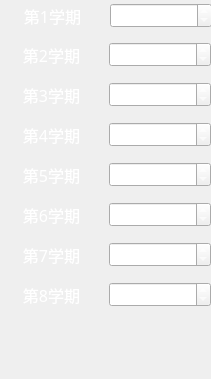
     <widget class="QWidget" name="page_3">
      <property name="geometry">
       <rect>
        <x>0</x>
        <y>0</y>
        <width>211</width>
        <height>379</height>
       </rect>
      </property>
      <attribute name="label">
       <string>学分设置</string>
      </attribute>
      <widget class="QWidget" name="layoutWidget">
       <property name="geometry">
        <rect>
         <x>1</x>
         <y>1</y>
         <width>211</width>
         <height>30</height>
        </rect>
       </property>
       <layout class="QHBoxLayout" name="horizontalLayout_2">
        <item>
         <widget class="QLabel" name="label_10">
          <property name="sizePolicy">
           <sizepolicy hsizetype="Minimum" vsizetype="Maximum">
            <horstretch>0</horstretch>
            <verstretch>0</verstretch>
           </sizepolicy>
          </property>
          <property name="font">
           <font>
            <family>微软雅黑</family>
            <pointsize>12</pointsize>
           </font>
          </property>
          <property name="styleSheet">
           <string notr="true">color: rgb(255, 255, 255);</string>
          </property>
          <property name="text">
           <string>第1学期</string>
          </property>
          <property name="alignment">
           <set>Qt::AlignCenter</set>
          </property>
         </widget>
        </item>
        <item>
         <widget class="QDoubleSpinBox" name="doubleSpinBox_d1">
          <property name="sizePolicy">
           <sizepolicy hsizetype="Minimum" vsizetype="Fixed">
            <horstretch>0</horstretch>
            <verstretch>0</verstretch>
           </sizepolicy>
          </property>
          <property name="font">
           <font>
            <family>微软雅黑</family>
           </font>
          </property>
          <property name="styleSheet">
           <string notr="true">color: rgb(255, 255, 255);</string>
          </property>
          <property name="decimals">
           <number>1</number>
          </property>
          <property name="maximum">
           <double>32.000000000000000</double>
          </property>
          <property name="singleStep">
           <double>0.500000000000000</double>
          </property>
          <property name="value">
           <double>20.000000000000000</double>
          </property>
         </widget>
        </item>
       </layout>
      </widget>
      <widget class="QWidget" name="layoutWidget_2">
       <property name="geometry">
        <rect>
         <x>0</x>
         <y>40</y>
         <width>211</width>
         <height>30</height>
        </rect>
       </property>
       <layout class="QHBoxLayout" name="horizontalLayout_5">
        <item>
         <widget class="QLabel" name="label_17">
          <property name="sizePolicy">
           <sizepolicy hsizetype="Minimum" vsizetype="Maximum">
            <horstretch>0</horstretch>
            <verstretch>0</verstretch>
           </sizepolicy>
          </property>
          <property name="font">
           <font>
            <family>微软雅黑</family>
            <pointsize>12</pointsize>
           </font>
          </property>
          <property name="styleSheet">
           <string notr="true">color: rgb(255, 255, 255);</string>
          </property>
          <property name="text">
           <string>第2学期</string>
          </property>
          <property name="alignment">
           <set>Qt::AlignCenter</set>
          </property>
         </widget>
        </item>
        <item>
         <widget class="QDoubleSpinBox" name="doubleSpinBox_d2">
          <property name="sizePolicy">
           <sizepolicy hsizetype="Minimum" vsizetype="Fixed">
            <horstretch>0</horstretch>
            <verstretch>0</verstretch>
           </sizepolicy>
          </property>
          <property name="font">
           <font>
            <family>微软雅黑</family>
           </font>
          </property>
          <property name="styleSheet">
           <string notr="true">color: rgb(255, 255, 255);</string>
          </property>
          <property name="decimals">
           <number>1</number>
          </property>
          <property name="maximum">
           <double>32.000000000000000</double>
          </property>
          <property name="singleStep">
           <double>0.500000000000000</double>
          </property>
          <property name="value">
           <double>20.000000000000000</double>
          </property>
         </widget>
        </item>
       </layout>
      </widget>
      <widget class="QWidget" name="layoutWidget_3">
       <property name="geometry">
        <rect>
         <x>0</x>
         <y>80</y>
         <width>211</width>
         <height>30</height>
        </rect>
       </property>
       <layout class="QHBoxLayout" name="horizontalLayout_6">
        <item>
         <widget class="QLabel" name="label_18">
          <property name="sizePolicy">
           <sizepolicy hsizetype="Minimum" vsizetype="Maximum">
            <horstretch>0</horstretch>
            <verstretch>0</verstretch>
           </sizepolicy>
          </property>
          <property name="font">
           <font>
            <family>微软雅黑</family>
            <pointsize>12</pointsize>
           </font>
          </property>
          <property name="styleSheet">
           <string notr="true">color: rgb(255, 255, 255);</string>
          </property>
          <property name="text">
           <string>第3学期</string>
          </property>
          <property name="alignment">
           <set>Qt::AlignCenter</set>
          </property>
         </widget>
        </item>
        <item>
         <widget class="QDoubleSpinBox" name="doubleSpinBox_d3">
          <property name="sizePolicy">
           <sizepolicy hsizetype="Minimum" vsizetype="Fixed">
            <horstretch>0</horstretch>
            <verstretch>0</verstretch>
           </sizepolicy>
          </property>
          <property name="font">
           <font>
            <family>微软雅黑</family>
           </font>
          </property>
          <property name="styleSheet">
           <string notr="true">color: rgb(255, 255, 255);</string>
          </property>
          <property name="decimals">
           <number>1</number>
          </property>
          <property name="maximum">
           <double>32.000000000000000</double>
          </property>
          <property name="singleStep">
           <double>0.500000000000000</double>
          </property>
          <property name="value">
           <double>20.000000000000000</double>
          </property>
         </widget>
        </item>
       </layout>
      </widget>
      <widget class="QWidget" name="layoutWidget_4">
       <property name="geometry">
        <rect>
         <x>0</x>
         <y>120</y>
         <width>211</width>
         <height>30</height>
        </rect>
       </property>
       <layout class="QHBoxLayout" name="horizontalLayout_7">
        <item>
         <widget class="QLabel" name="label_19">
          <property name="sizePolicy">
           <sizepolicy hsizetype="Minimum" vsizetype="Maximum">
            <horstretch>0</horstretch>
            <verstretch>0</verstretch>
           </sizepolicy>
          </property>
          <property name="font">
           <font>
            <family>微软雅黑</family>
            <pointsize>12</pointsize>
           </font>
          </property>
          <property name="styleSheet">
           <string notr="true">color: rgb(255, 255, 255);</string>
          </property>
          <property name="text">
           <string>第4学期</string>
          </property>
          <property name="alignment">
           <set>Qt::AlignCenter</set>
          </property>
         </widget>
        </item>
        <item>
         <widget class="QDoubleSpinBox" name="doubleSpinBox_d4">
          <property name="sizePolicy">
           <sizepolicy hsizetype="Minimum" vsizetype="Fixed">
            <horstretch>0</horstretch>
            <verstretch>0</verstretch>
           </sizepolicy>
          </property>
          <property name="font">
           <font>
            <family>微软雅黑</family>
           </font>
          </property>
          <property name="styleSheet">
           <string notr="true">color: rgb(255, 255, 255);</string>
          </property>
          <property name="decimals">
           <number>1</number>
          </property>
          <property name="maximum">
           <double>32.000000000000000</double>
          </property>
          <property name="singleStep">
           <double>0.500000000000000</double>
          </property>
          <property name="value">
           <double>20.000000000000000</double>
          </property>
         </widget>
        </item>
       </layout>
      </widget>
      <widget class="QWidget" name="layoutWidget_5">
       <property name="geometry">
        <rect>
         <x>0</x>
         <y>160</y>
         <width>211</width>
         <height>30</height>
        </rect>
       </property>
       <layout class="QHBoxLayout" name="horizontalLayout_8">
        <item>
         <widget class="QLabel" name="label_20">
          <property name="sizePolicy">
           <sizepolicy hsizetype="Minimum" vsizetype="Maximum">
            <horstretch>0</horstretch>
            <verstretch>0</verstretch>
           </sizepolicy>
          </property>
          <property name="font">
           <font>
            <family>微软雅黑</family>
            <pointsize>12</pointsize>
           </font>
          </property>
          <property name="styleSheet">
           <string notr="true">color: rgb(255, 255, 255);</string>
          </property>
          <property name="text">
           <string>第5学期</string>
          </property>
          <property name="alignment">
           <set>Qt::AlignCenter</set>
          </property>
         </widget>
        </item>
        <item>
         <widget class="QDoubleSpinBox" name="doubleSpinBox_d5">
          <property name="sizePolicy">
           <sizepolicy hsizetype="Minimum" vsizetype="Fixed">
            <horstretch>0</horstretch>
            <verstretch>0</verstretch>
           </sizepolicy>
          </property>
          <property name="font">
           <font>
            <family>微软雅黑</family>
           </font>
          </property>
          <property name="styleSheet">
           <string notr="true">color: rgb(255, 255, 255);</string>
          </property>
          <property name="decimals">
           <number>1</number>
          </property>
          <property name="maximum">
           <double>32.000000000000000</double>
          </property>
          <property name="singleStep">
           <double>0.500000000000000</double>
          </property>
          <property name="value">
           <double>20.000000000000000</double>
          </property>
         </widget>
        </item>
       </layout>
      </widget>
      <widget class="QWidget" name="layoutWidget_6">
       <property name="geometry">
        <rect>
         <x>0</x>
         <y>200</y>
         <width>211</width>
         <height>30</height>
        </rect>
       </property>
       <layout class="QHBoxLayout" name="horizontalLayout_9">
        <item>
         <widget class="QLabel" name="label_21">
          <property name="sizePolicy">
           <sizepolicy hsizetype="Minimum" vsizetype="Maximum">
            <horstretch>0</horstretch>
            <verstretch>0</verstretch>
           </sizepolicy>
          </property>
          <property name="font">
           <font>
            <family>微软雅黑</family>
            <pointsize>12</pointsize>
           </font>
          </property>
          <property name="styleSheet">
           <string notr="true">color: rgb(255, 255, 255);</string>
          </property>
          <property name="text">
           <string>第6学期</string>
          </property>
          <property name="alignment">
           <set>Qt::AlignCenter</set>
          </property>
         </widget>
        </item>
        <item>
         <widget class="QDoubleSpinBox" name="doubleSpinBox_d6">
          <property name="sizePolicy">
           <sizepolicy hsizetype="Minimum" vsizetype="Fixed">
            <horstretch>0</horstretch>
            <verstretch>0</verstretch>
           </sizepolicy>
          </property>
          <property name="font">
           <font>
            <family>微软雅黑</family>
           </font>
          </property>
          <property name="styleSheet">
           <string notr="true">color: rgb(255, 255, 255);</string>
          </property>
          <property name="decimals">
           <number>1</number>
          </property>
          <property name="maximum">
           <double>32.000000000000000</double>
          </property>
          <property name="singleStep">
           <double>0.500000000000000</double>
          </property>
          <property name="value">
           <double>20.000000000000000</double>
          </property>
         </widget>
        </item>
       </layout>
      </widget>
      <widget class="QWidget" name="layoutWidget_7">
       <property name="geometry">
        <rect>
         <x>0</x>
         <y>240</y>
         <width>211</width>
         <height>30</height>
        </rect>
       </property>
       <layout class="QHBoxLayout" name="horizontalLayout_10">
        <item>
         <widget class="QLabel" name="label_22">
          <property name="sizePolicy">
           <sizepolicy hsizetype="Minimum" vsizetype="Maximum">
            <horstretch>0</horstretch>
            <verstretch>0</verstretch>
           </sizepolicy>
          </property>
          <property name="font">
           <font>
            <family>微软雅黑</family>
            <pointsize>12</pointsize>
           </font>
          </property>
          <property name="styleSheet">
           <string notr="true">color: rgb(255, 255, 255);</string>
          </property>
          <property name="text">
           <string>第7学期</string>
          </property>
          <property name="alignment">
           <set>Qt::AlignCenter</set>
          </property>
         </widget>
        </item>
        <item>
         <widget class="QDoubleSpinBox" name="doubleSpinBox_d7">
          <property name="sizePolicy">
           <sizepolicy hsizetype="Minimum" vsizetype="Fixed">
            <horstretch>0</horstretch>
            <verstretch>0</verstretch>
           </sizepolicy>
          </property>
          <property name="font">
           <font>
            <family>微软雅黑</family>
           </font>
          </property>
          <property name="styleSheet">
           <string notr="true">color: rgb(255, 255, 255);</string>
          </property>
          <property name="decimals">
           <number>1</number>
          </property>
          <property name="maximum">
           <double>32.000000000000000</double>
          </property>
          <property name="singleStep">
           <double>0.500000000000000</double>
          </property>
          <property name="value">
           <double>20.000000000000000</double>
          </property>
         </widget>
        </item>
       </layout>
      </widget>
      <widget class="QWidget" name="layoutWidget_8">
       <property name="geometry">
        <rect>
         <x>0</x>
         <y>280</y>
         <width>211</width>
         <height>30</height>
        </rect>
       </property>
       <layout class="QHBoxLayout" name="horizontalLayout_12">
        <item>
         <widget class="QLabel" name="label_24">
          <property name="sizePolicy">
           <sizepolicy hsizetype="Minimum" vsizetype="Maximum">
            <horstretch>0</horstretch>
            <verstretch>0</verstretch>
           </sizepolicy>
          </property>
          <property name="font">
           <font>
            <family>微软雅黑</family>
            <pointsize>12</pointsize>
           </font>
          </property>
          <property name="styleSheet">
           <string notr="true">color: rgb(255, 255, 255);</string>
          </property>
          <property name="text">
           <string>第8学期</string>
          </property>
          <property name="alignment">
           <set>Qt::AlignCenter</set>
          </property>
         </widget>
        </item>
        <item>
         <widget class="QDoubleSpinBox" name="doubleSpinBox_10">
          <property name="sizePolicy">
           <sizepolicy hsizetype="Minimum" vsizetype="Fixed">
            <horstretch>0</horstretch>
            <verstretch>0</verstretch>
           </sizepolicy>
          </property>
          <property name="font">
           <font>
            <family>微软雅黑</family>
           </font>
          </property>
          <property name="styleSheet">
           <string notr="true">color: rgb(255, 255, 255);</string>
          </property>
          <property name="decimals">
           <number>1</number>
          </property>
          <property name="maximum">
           <double>32.000000000000000</double>
          </property>
          <property name="singleStep">
           <double>0.500000000000000</double>
          </property>
          <property name="value">
           <double>20.000000000000000</double>
          </property>
         </widget>
        </item>
       </layout>
      </widget>
     </widget>
